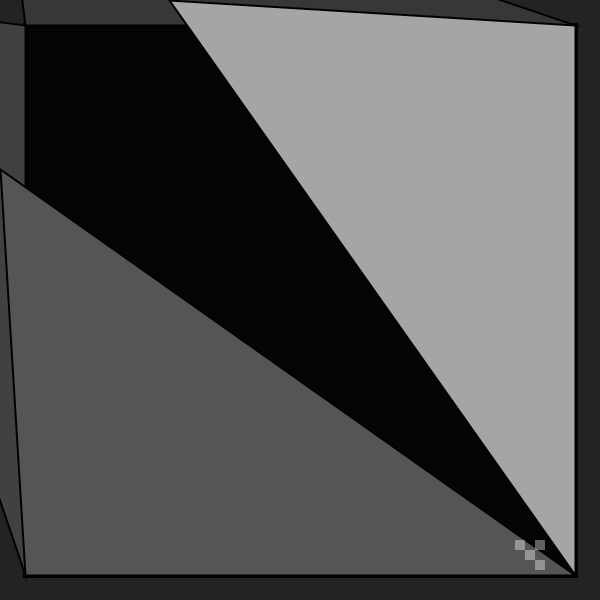
Frame 1 (no input)
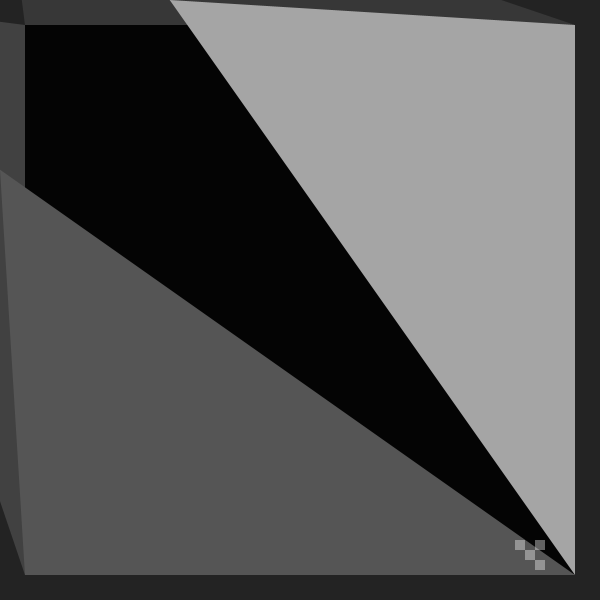
Frame 60 (the mouse pressed at the canvas centre just before this capture)
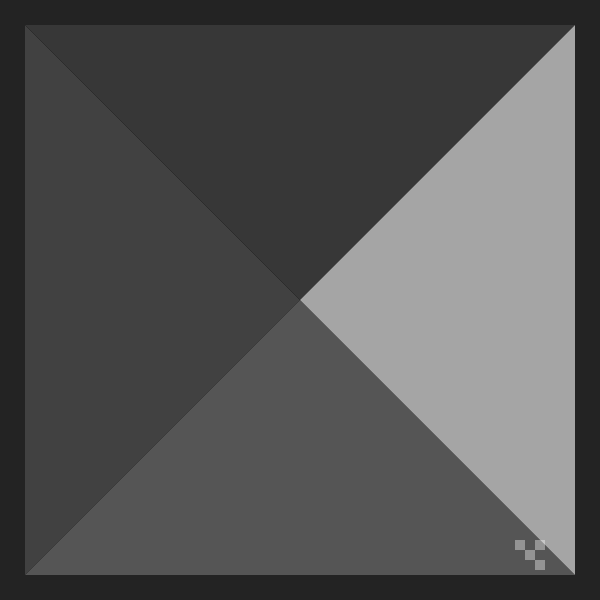
Frame 120 (the mouse held since frame 60 and released just before this capture)

The Processing sketch that drew these frames (run headless with seeded random() and noise(); from frame 60 on, the mouse is pressed at the canvas centre):

// Processing sketch: processing_151753
// ── processing_151753.pde

///////////////////////////// Project_ APERTURE \\\\\\\\\\\\\\\\\\\\\\
///////////////////////// YOUSUFOLIO/PROCESSING/2014\\\\\\\\\\\\\\\\
////////////////////////////////// ENJOY\\\\\\\\\\\\\\\\\\\\\\\\\\\\\
void setup() {
  size(600, 600);
  smooth();
}

void draw() {
  background( 35);
  float x = width/2;
  float y = height/2;
  float a = 550;
  float b;
  float d = dist(mouseX, mouseY, width/2, height/2)/2.5 ;

  strokeCap(SQUARE);
  strokeWeight(5);
  rectMode(CENTER);
  fill(4);
  rect(x, y, a, a);
  
  strokeWeight(2);
  fill(65);
  triangle(x-a/2, y-a/2, x-a/2, y+a/2, mouseX-d, mouseY);
  fill(85);
  triangle(x-a/2, y+a/2, x+a/2, y+a/2, mouseX, mouseY+d);
  fill(55);
  triangle(x-a/2, y-a/2, x+a/2, y-a/2, mouseX, mouseY-d);
  fill(165);
  triangle(x+a/2, y-a/2, x+a/2, y+a/2, mouseX+d, mouseY);


  //pushMatrix();                     ///////////////logo
  fill(255, 255, 255, 95);
  noStroke();
  rect(width-80, height-55, 10, 10);
  rect(width-60, height-55, 10, 10);
  rect(width-70, height-45, 10, 10);
  rect(width-60, height-35, 10, 10);
  // popMatrix();
                                     ///////////////logo
}
///////////////////////////// Project_ APERTURE \\\\\\\\\\\\\\\\\\\\\\
///////////////////////// YOUSUFOLIO/PROCESSING/2014\\\\\\\\\\\\\\\\
////////////////////////////////// ENJOY\\\\\\\\\\\\\\\\\\\\\\\\\\\\\
